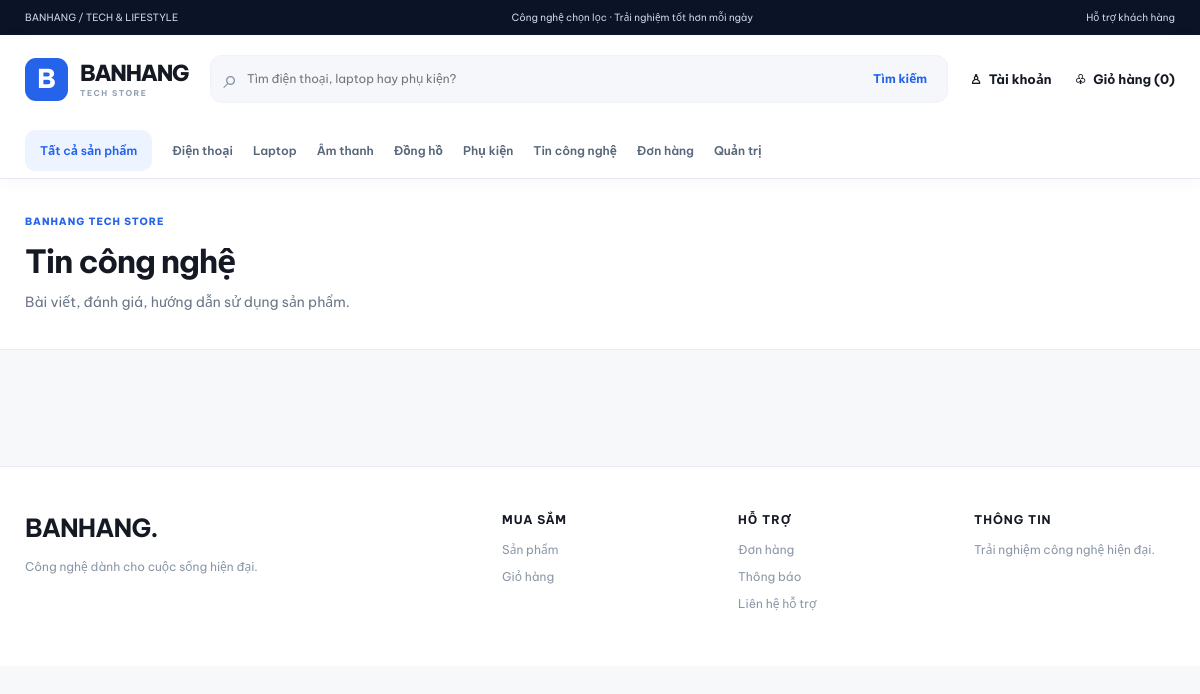
The app's page /index.php?page=news, older data.
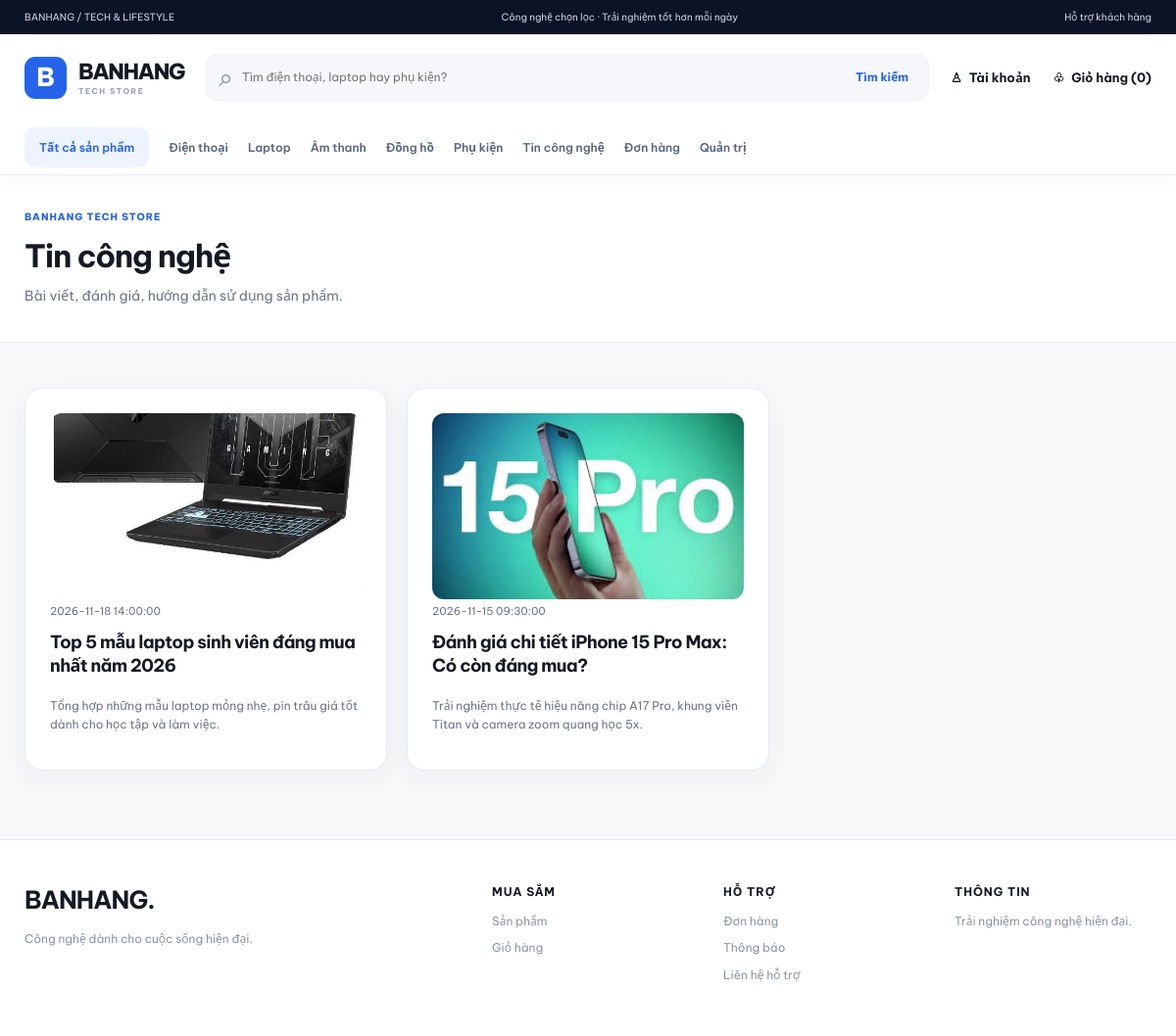
The same page, newer data.
### tables this page shows
CREATE TABLE `tbl_tintuc` (
  `id_baiviet` int(11) NOT NULL,
  `tenbaiviet` varchar(255) NOT NULL,
  `tomtat` text NOT NULL,
  `noidung` longtext NOT NULL,
  `hinhanh` varchar(255) NOT NULL,
  `ngaydang` datetime NOT NULL DEFAULT current_timestamp(),
  `trangthai` int(11) NOT NULL DEFAULT 1
);

### pages/main.php (the view, shortened to what this page needs)
<?php
$renderObLevel = ob_get_level();
try {
echo '<main>';
if ($page==='home') {
    $featured=rows('SELECT p.id_sanpham,p.tensanpham,p.giasp,p.hinhanh,p.soluong,c.tendanhmuc FROM tbl_sanpham p JOIN tbl_danhmuc c ON c.id_danhmuc=p.id_danhmuc WHERE p.tinhtrang=1 ORDER BY p.id_sanpham DESC LIMIT 8');
    $categories=rows("SELECT id_danhmuc,tendanhmuc FROM tbl_danhmuc WHERE tendanhmuc NOT LIKE '[DEMO]%' ORDER BY thutu ASC,id_danhmuc ASC LIMIT 8");
    echo '<div class="container">';
    echo '<section class="hero-grid"><div class="hero-primary"><div class="hero-copy"><span class="hero-label">NEW DROP · TECH EDITION</span><h1>Thiết bị mới.<br>Cảm hứng mới.</h1><p>Nâng tầm từng khoảnh khắc với những thiết bị công nghệ được chọn lọc.</p><a class="button button--mint" href="'.link_to('products').'">Khám phá sản phẩm ↗</a></div>';
    echo '<div class="hero-visual"><div class="hero-device">B</div><div class="hero-glow"></div></div></div>';
    echo '<div class="hero-side"><a class="promo promo--blue" href="'.link_to('products',['category'=>'laptop']).'"><span class="eyebrow">DÀNH CHO SÁNG TẠO</span><h3>Laptop<br>hiệu năng cao</h3><span>Khám phá ngay ↗</span><span class="promo-symbol">⌘</span></a>';
    echo '<a class="promo promo--peach" href="'.link_to('products',['category'=>'audio']).'"><span class="eyebrow">ÂM THANH ĐỈNH CAO</span><h3>Nghe chất.<br>Sống khác.</h3><span>Khám phá ngay ↗</span><span class="promo-symbol">♫</span></a></div></section>';
    echo '<div class="benefits"><div>◇ <strong>Mua sắm an tâm</strong><small>Chính sách rõ ràng</small></div><div>♧ <strong>Giao hàng linh hoạt</strong><small>Theo dõi đơn tiện lợi</small></div><div>▣ <strong>Thanh toán thuận tiện</strong><small>COD và VietQR</small></div><div>☏ <strong>Hỗ trợ khách hàng</strong><small>Chăm sóc khi cần</small></div></div>';
    echo '<section class="section">';
    section_header('Khám phá theo danh mục','Tìm chính xác thiết bị phù hợp với bạn.');
    echo '<div class="categories">';
    foreach ($categories as $i=>$cat) {
        $picture=backup_image((string)$cat['tendanhmuc']);
        echo '<a href="'.link_to('products',['category_id'=>(int)$cat['id_danhmuc']]).'"><span class="category-photo"><img loading="lazy" decoding="async" src="'.h($picture).'" alt="'.h($cat['tendanhmuc']).'"></span><strong>'.h($cat['tendanhmuc']).'</strong><small>Khám phá ↗</small></a>';
    }
    echo '</div></section><section class="section">';
    section_header('Được yêu thích nhất','Những sản phẩm công nghệ nổi bật đang có tại cửa hàng.',link_to('products'));
    product_grid(array_slice($featured,0,4));
    echo '</section><section class="editorial"><div><span class="hero-label">BỘ SƯU TẬP ĐẶC BIỆT</span><h2>Tìm chất riêng<br>trong từng kết nối.</h2><p>Phụ kiện thông minh. Thiết kế tinh tế.<br>Tối ưu cho mọi nhịp sống.</p><a href="'.link_to('products',['category'=>'accessories']).'" class="button button--mint">Khám phá bộ sưu tập ↗</a></div><div class="editorial-art">♫</div></section>';
    echo '<section class="section">';
    section_header('Dành riêng cho bạn','Dựa trên danh mục đang được quan tâm.',link_to('recommendations'));
    product_grid(array_slice(array_reverse($featured),0,4));
    echo '</section><section class="newsletter"><div><h2>Công nghệ tốt hơn, mỗi ngày.</h2><p>Khám phá sản phẩm mới và tin tức công nghệ hữu ích.</p></div><a href="'.link_to('news').'" class="button">Đọc tin công nghệ ↗</a></section>';
    echo '</div>';
}
elseif ($page==='news' || $page==='article') {
    if ($page==='news') {
        $posts=rows('SELECT id_baiviet,tenbaiviet,tomtat,hinhanh,ngaydang FROM tbl_tintuc WHERE trangthai=1 ORDER BY ngaydang DESC LIMIT 24');
        echo '<div class="container section article-grid">';
        foreach ($posts as $post) echo '<a class="article-card surface" href="'.link_to('article',['id'=>$post['id_baiviet']]).'"><img loading="lazy" src="'.h(safe_image($post['hinhanh'],'news')).'" alt=""><span>'.h($post['ngaydang']).'</span><h3>'.h($post['tenbaiviet']).'</h3><p>'.h(strip_tags($post['tomtat'])).'</p></a>';
        echo '</div>';
    }
}
echo '</main>';
} catch (Throwable $e) {
    while (ob_get_level() > $renderObLevel) {
        ob_end_clean();
    }
    error_log('[BanHang rendering] '.$e->getMessage());
    http_response_code(500);
    echo '<main><section class="container section"><div class="surface" style="max-width:690px;margin:24px auto"><h1>Không thể hiển thị trang lúc này.</h1><p>Hệ thống đang gặp sự cố khi tải dữ liệu. Nếu bạn vừa xác nhận đặt hàng, vui lòng kiểm tra mục <strong>Đơn hàng của tôi</strong> trước khi đặt lại để tránh tạo trùng đơn.</p><div style="display:flex;gap:10px;flex-wrap:wrap;margin-top:16px"><a class="button" href="'.h(link_to('orders')).'">Xem đơn hàng của tôi</a><a class="button button--light" href="'.h(link_to('home')).'">Về trang chủ</a></div></div></section></main>';
}

Row changes from the older to the newer data that the page shows:
added tbl_tintuc: shows a picture, ngaydang "2026-11-18 14:00:00", tenbaiviet "Top 5 mẫu laptop sinh viên đáng mua nhất năm 2026", tomtat "Tổng hợp những mẫu laptop mỏng nhẹ, pin trâu giá tốt dành cho học tập và làm việc."
added tbl_tintuc: shows a picture, ngaydang "2026-11-15 09:30:00", tenbaiviet "Đánh giá chi tiết iPhone 15 Pro Max: Có còn đáng mua?", tomtat "Trải nghiệm thực tế hiệu năng chip A17 Pro, khung viền Titan và camera zoom quang học 5x."
